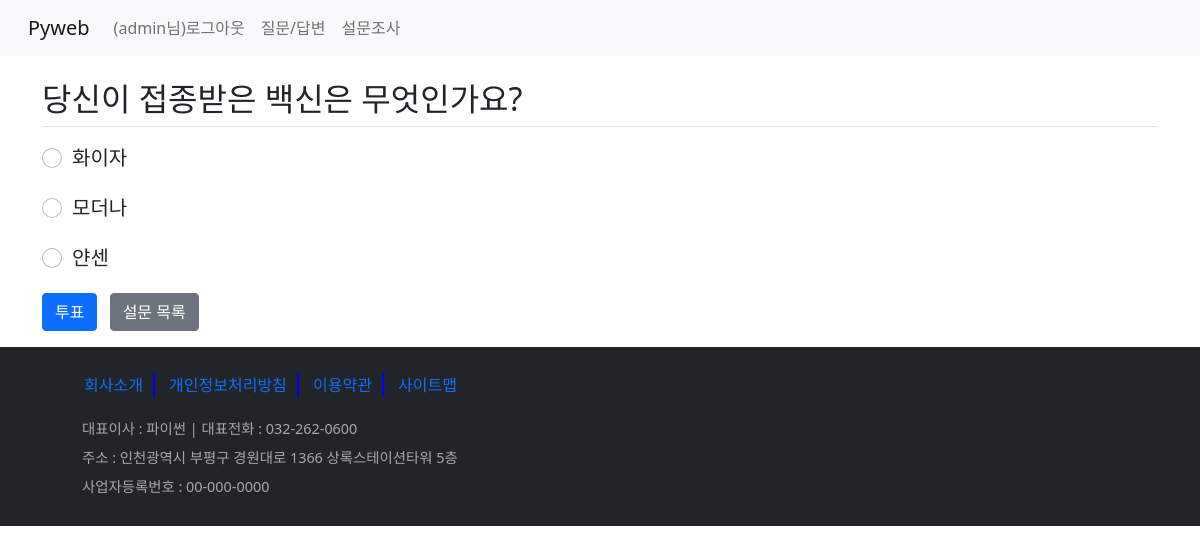
The app's page /polls/1/ (signed in) with its own data.
### polls/models.py (models this page shows, shortened)
class Question(models.Model):
    question_text = models.CharField(max_length=200)    # 질문 내용
    pub_date = models.DateTimeField()                   # 작성일

class Choice(models.Model):
    choice_text = models.CharField(max_length=200)
    votes = models.IntegerField(default=0)
    question = models.ForeignKey(Question, on_delete=models.CASCADE)

### polls/views.py (the view)
# urls.py: path('<int:pk>/', views.detail, name='detail'),   # 127.0.0.1:8000/polls/1/
@login_required(login_url='common:login_view')
def detail(request, pk):
    question = Question.objects.get(id=pk)
    return render(
        request,
        'polls/detail.html',
        {'question': question}
    )

### templates/polls/detail.html (shortened to what this page needs)
{% extends 'base.html' %}
{% block content %}
    <div class="container my-3">
        <section>
            <form action="{% url 'polls:vote' question.id %}" method="post">
                <div class="form-group">
                    <h2 class="border-bottom py-2">{{ question.question_text }}</h2>
                    {% for choice in question.choice_set.all %}
                    <div class="form-check form-control-lg">
                        <input type="radio" name="choice" value="{{ choice.id }}" class="form-check-input">
                        <label class="form-check-label">{{ choice.choice_text }}</label>
                    </div>
                    {% endfor %}
                    <button type="submit" class="btn btn-primary mt-2">투표</button>
                    <a class="btn btn-secondary mt-2 ml-2" href="{% url 'polls:index' %}" role="button">설문 목록</a>
                </div>
            </form>
        </section>
    </div>
{% endblock %}

### templates/navbar.html (shortened to what this page needs)
<nav class="navbar navbar-expand-lg navbar-light bg-light">
    <div class="container-fluid">
        <a class="navbar-brand" href="{% url 'board:index' %}">Pyweb</a>
        <div class="collapse navbar-collapse" id="navbarNav">
            <div class="navbar-nav">
                <li class="nav-item">
                    {% if user.is_authenticated %}
                        <a class="nav-link" href="{% url 'common:logout_view' %}">({{ user.username }}님)로그아웃</a>
                    {% else %}
                        <a class="nav-link" href="{% url 'common:login_view' %}">로그인</a>
                    {% endif %}
                </li>
                <li class="nav-item">
                    <a class="nav-link" href="{% url 'board:boardlist' %}">질문/답변</a>
                </li>
                <li class="nav-item">
                    <a class="nav-link" href="{% url 'polls:index' %}">설문조사</a>
                </li>
            </div>
        </div>
    </div>
</nav>

### records on screen
Question: question_text "당신이 접종받은 백신은 무엇인가요?"
Choice: choice_text "화이자"
Choice: choice_text "모더나"
Choice: choice_text "얀센"

### other values on screen
{{ user.username }} "admin"
